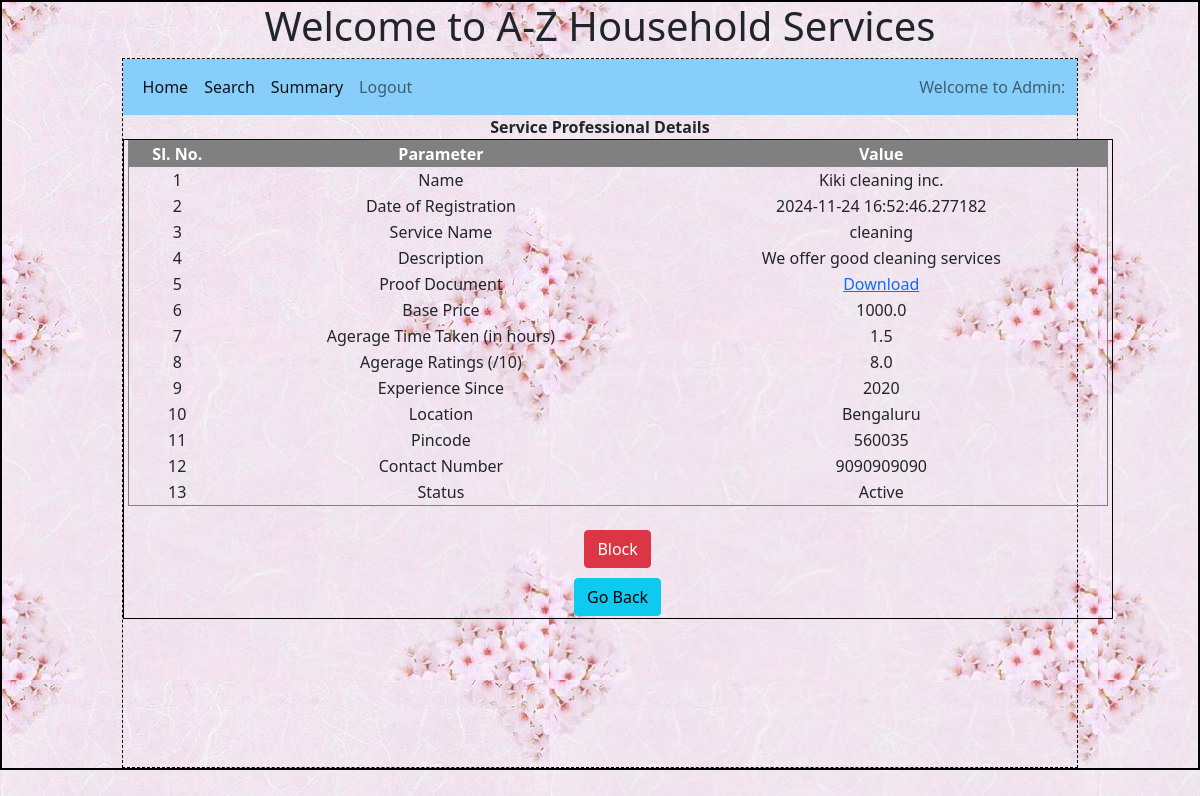
Page /admin/sp_details/1/1 on the committed database.
### backend/models.py (models this page shows)
class Service_professional(db.Model):
    __tablename__ = 'service_professional' # If we do not define this, the model auto assigns name as lower case of class name
    id=db.Column(db.Integer,primary_key=True)
    email=db.Column(db.String,unique=True, nullable = False)
    name = db.Column(db.String, nullable = False)
    password = db.Column(db.String, nullable = False)
    role = db.Column(db.Integer, default =2)
    date_of_regn = db.Column(db.DateTime, default = datetime.now)
    doc_name = db.Column(db.String, nullable = False) ## TO BE UPDATED
    doc_data = db.Column(db.LargeBinary, nullable = False)
    service_name = db.Column(db.String, nullable = False)
    service_id = db.Column(db.Integer, db.ForeignKey('service.id'), nullable = False)
    description = db.Column(db.String, nullable = False)
    price = db.Column(db.Float, nullable = False)
    avg_time = db.Column(db.Float, nullable = False)
    exp_since = db.Column(db.Integer, nullable = False) # NEED TO CONFIRM on type
    location = db.Column(db.String, nullable = False)
    pin_code = db.Column(db.Integer, nullable = False)
    contact_number = db.Column(db.String, nullable = False)
    status = db.Column(db.String, default = 'Registered') # Registered - 0, Active - 1, Flagged - 2, Blocked - 3, Rejected - 4
    avg_ratings = db.Column(db.Float)
    sr = db.relationship('Service_request', cascade = 'all, delete', backref = 'service_professional', lazy = True)
    ratings = db.relationship('Rating', cascade = 'all, delete', backref = 'service_professional', lazy = True)

### backend/controllers.py (the view)
@app.route("/admin/sp_details/<sp_id>/<uname>")
def sp_details(sp_id, uname):
    sp = Service_professional.query.filter_by(id = sp_id).first()
    return render_template('sp_details.html',sp=sp, uname=uname)

### templates/sp_details.html (shortened to what this page needs)
{%extends "admin_layout.html"%}
{%block content%}
<div style="text-align: center;">
    <p style="margin: auto ;"><b>Service Professional Details</b> </p>
  </div>
  <div style="width:990px; height:480px; overflow-y:auto;margin: auto;margin-bottom: 10px; text-align: center; border: 1px solid black;">
    <table cellspacing="0" cellpadding="1" border="1" width="980" style="margin: auto;">
    <tr style="color:white;background-color:grey;text-align: center;position: sticky;">
        <th>Sl. No.</th>
        <th>Parameter</th>
        <th>Value</th>
    </tr>
    <tr>
        <td>1</td>
        <td>Name</td>
        <td>{{sp.name}}</td>
    </tr>
    <tr>
        <td>2</td>
        <td>Date of Registration</td>
        <td>{{sp.date_of_regn}}</td>
    </tr>
    <tr>
        <td>3</td>
        <td>Service Name</td>
        <td>{{sp.service_name}}</td>
    </tr>
    <tr>
        <td>4</td>
        <td>Description</td>
        <td>{{sp.description}}</td>
    </tr>
    <tr>
        <td>5</td>
        <td>Proof Document</td>
        <td><a href="/download/document/{{sp.id}}/{{uname}}">Download</a></td>
    </tr>
    <tr>
        <td>6</td>
        <td>Base Price</td>
        <td>{{sp.price}}</td>
    </tr>
    <tr>
        <td>7</td>
        <td>Agerage Time Taken (in hours)</td>
        <td>{{sp.avg_time}}</td>
    </tr>
    <tr>
        <td>8</td>
        <td>Agerage Ratings (/10)</td>
        <td>{{sp.avg_ratings}}</td>
    </tr>
    <tr>
        <td>9</td>
        <td>Experience Since</td>
        <td>{{sp.exp_since}}</td>
    </tr>
    <tr>
        <td>10</td>
        <td>Location</td>
        <td>{{sp.location}}</td>
    </tr>
    <tr>
        <td>11</td>
        <td>Pincode</td>
        <td>{{sp.pin_code}}</td>
    </tr>
    <tr>
        <td>12</td>
        <td>Contact Number</td>
        <td>{{sp.contact_number}}</td>
    </tr>
    <tr>
        <td>13</td>
        <td>Status</td>
        <td>{{sp.status}}</td>
    </tr>
    </table>
    <br>
    {%if (sp.status == 'Registered')%}
    <a href="/admin/service_professional/accept/{{sp.id}}/{{uname}}" type="button" class="btn btn-success" style="display: inline; margin-right: 2px;">Accept</a>
    <a href="/admin/service_professional/reject/{{sp.id}}/{{uname}}" type="button" class="btn btn-danger" style="display: inline; margin-left: 2px;">Reject</a>
    {%elif (sp.status == 'Active')%}
    <a href="/admin/service_professional/block/{{sp.id}}/{{uname}}" type="button" class="btn btn-danger" style="display: inline;">Block</a>
    {%elif (sp.status == 'Blocked')%}
    <a href="/admin/service_professional/accept/{{sp.id}}/{{uname}}" type="button" class="btn btn-success" style="display: inline;">Unblock</a>
    {%elif (sp.status == 'Rejected')%}
    <a href="/admin/service_professional/accept/{{sp.id}}/{{uname}}" type="button" class="btn btn-success" style="display: inline;">Accept</a>
    {%endif%}
    <br>
    <a href="/admin/{{uname}}" type="button" class="btn btn-info" style="margin-top: 10px;">Go Back</a>
</div>
{%endblock%}

### static/styles/main.css (style rules this page uses)
* { margin: 0px; }
body { background-image: url("../images/background.jpeg"); }

### rows in the picture
Service_professional: name "Kiki cleaning inc.", date_of_regn "2024-11-24 16:52:46.277182", service_name "cleaning", description "We offer good cleaning services", price "1000.0", avg_time "1.5", avg_ratings "8.0", exp_since "2020", location "Bengaluru", pin_code "560035", contact_number "9090909090", status "Active"
